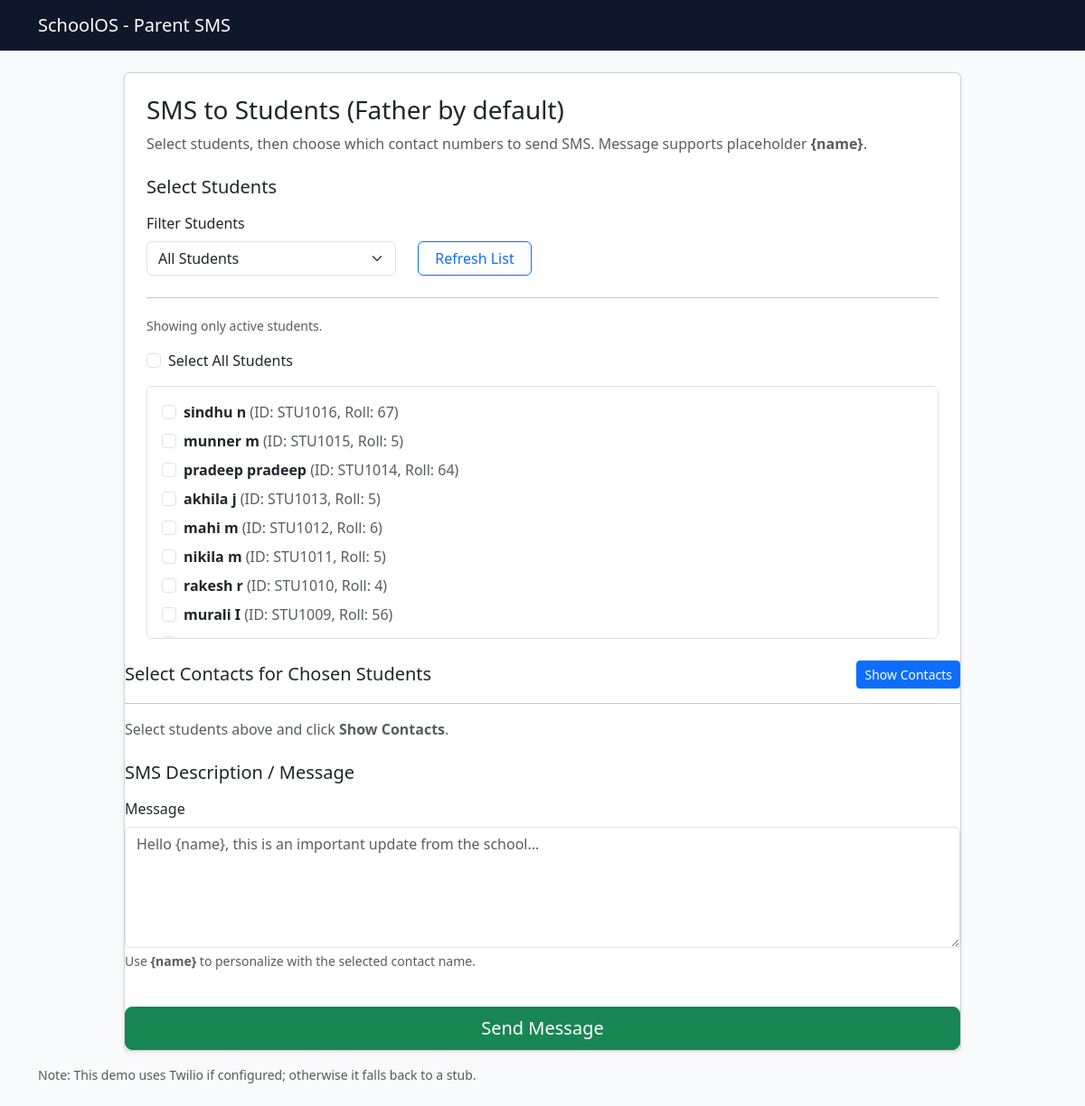
Screenshot of /smsparent/ with the database file from the repository.
### apps/students/models.py (models this page shows, shortened)
class Student(models.Model):
    GENDER_CHOICES = (
        ('M', 'Male'),
        ('F', 'Female'),
        ('O', 'Other'),
    )
    BLOOD_GROUP_CHOICES = (
        ('O+', 'O+'),
        ('O-', 'O-'),
        ('A+', 'A+'),
        ('A-', 'A-'),
        ('B+', 'B+'),
        ('B-', 'B-'),
        ('AB+', 'AB+'),
        ('AB-', 'AB-'),
    )
    user = models.OneToOneField(User, on_delete=models.CASCADE, related_name='student_profile')
    student_id = models.CharField(max_length=20, unique=True)
    admission_number = models.CharField(max_length=30, unique=True)
    roll_number = models.CharField(max_length=10)
    dob = models.DateField()
    gender = models.CharField(max_length=1, choices=GENDER_CHOICES)
    blood_group = models.CharField(max_length=3, choices=BLOOD_GROUP_CHOICES, blank=True)
    address = models.TextField()
    phone = models.CharField(max_length=20)
    email = models.EmailField()
    photo = models.ImageField(
        upload_to='student_photos/',
        validators=[FileExtensionValidator(allowed_extensions=['jpg', 'jpeg', 'png'])]
    )
    aadhar = models.CharField(max_length=12, blank=True)
    section = models.ForeignKey('classes.Section', on_delete=models.CASCADE, related_name='students')
    father_name = models.CharField(max_length=100)
    father_phone = models.CharField(max_length=20)
    mother_name = models.CharField(max_length=100)
    mother_phone = models.CharField(max_length=20)
    guardian_name = models.CharField(max_length=100, blank=True)
    guardian_phone = models.CharField(max_length=20, blank=True)
    is_active = models.BooleanField(default=True)
    admission_date = models.DateField()
    created_at = models.DateTimeField(auto_now_add=True)
    updated_at = models.DateTimeField(auto_now=True)
    class Meta:
        ordering = ['-created_at']

### apps/accounts/views.py (the view, shortened to what this page needs)
# urls.py: path('smsparent/', views.smsparent, name='smsparent'),
def smsparent(request):
    from apps.students.models import Student
    from .forms import BulkSMSForm
    from .services import SmsRecipient, send_parent_bulk_sms
    selected_student_ids = []
    student_filter = request.POST.get('student_filter', 'all')
    if student_filter == 'pending':
        students = Student.objects.filter(
            is_active=True,
            fee_collections__status__in=['pending', 'partial']
        ).select_related('user').distinct()
    else:
        students = Student.objects.filter(
            is_active=True
        ).select_related('user')
    return render(
        request,
        'accounts/smsparent.html',
        {
            'students': students,
            'selected_student_ids': [],
            'selected_students': [],
            'student_filter': student_filter,
            'selected_contact_values': [],
            'form': BulkSMSForm(),
        },
    )

### apps/accounts/forms.py
class BulkSMSForm(forms.Form):
    message = forms.CharField(
        widget=forms.Textarea(
            attrs={
                "class": "form-control",
                "rows": 5
            }
        ),
        help_text="Use {name} placeholder for parent name (optional).",
        label="SMS Message",
    )
    phones_csv = forms.CharField(
        widget=forms.Textarea(
            attrs={
                "class": "form-control",
                "rows": 3,
                "placeholder": "Comma/newline separated numbers"
            }
        ),
        required=False,
        help_text="Paste parent mobile numbers separated by comma or new line.",
        label="Parent mobile numbers (optional)",
    )

### apps/accounts/context_processors.py (called while the page is built)
def user_context(request):
    context = {}
    if request.user.is_authenticated:
        try:
            context['user_profile'] = request.user.profile
            context['user_role'] = request.user.profile.get_role_display()
        except:
            pass
    return context

### templates/accounts/smsparent.html (shortened to what this page needs)
{% load static %}
<!DOCTYPE html>
<html lang="en">
<head>
  <link href="https://cdn.jsdelivr.net/npm/bootstrap@5.3.3/dist/css/bootstrap.min.css" rel="stylesheet">
</head>
<body style="background:#f8fafc;">
<nav class="navbar navbar-dark" style="background:#0f172a;">
  <div class="container">
    <span class="navbar-brand">SchoolOS - Parent SMS</span>
  </div>
</nav>
<div class="container py-4">
  <div class="row justify-content-center">
    <div class="col-lg-10">
      <div class="card shadow-sm">
        <div class="card-body p-4">
          <h3 class="mb-2">SMS to Students (Father by default)</h3>
          <p class="text-muted mb-4">
            Select students, then choose which contact numbers to send SMS. Message supports placeholder <b>{name}</b>.
          </p>
          <form method="POST">
            <div class="mb-4">
                <h5 class="mb-3">Select Students</h5>
<div class="row mb-3">
  <div class="col-md-4">
    <label class="form-label">Filter Students</label>
    <select class="form-select" name="student_filter">
<option value="all"
{% if student_filter == "all" %}
selected
{% endif %}
>
All Students
</option>
</select>
  </div>
  <div class="col-md-2 d-flex align-items-end">
    <button type="submit"
            name="action"
            value="load_students"
            class="btn btn-outline-primary w-100">
      Refresh List
    </button>
  </div>
</div>
              </div>
              <hr />
              <div class="row g-3">
                <div class="col-md-12">
                  <div class="form-text mb-3">Showing only active students.</div>
                  <div class="form-check mb-3">
  <input class="form-check-input" type="checkbox" id="select-all">
  <label class="form-check-label" for="select-all">
    Select All Students
  </label>
</div>
                  <div class="border rounded p-3" style="max-height: 280px; overflow:auto; background:#fff;">
                    {% if students %}
                      {% for s in students %}
                        <div class="form-check mb-2">
                          <input class="form-check-input" type="checkbox" value="{{ s.id }}" name="student_ids" id="stu_{{ s.id }}"
                            {% if s.id in select_students_ids %}checked{% endif %}>
                          <label class="form-check-label" for="stu_{{ s.id }}">
                            <b>{{ s.user.get_full_name|default:s.user.username }}</b>
                            <span class="text-muted">(ID: {{ s.student_id }}, Roll: {{ s.roll_number }})</span>
                          </label>
                        </div>
                      {% endfor %}
                    {% else %}
                      <div class="text-muted">No students found.</div>
                    {% endif %}
                  </div>
                </div>
              </div>
            </div>
            <div class="mb-4">
              <div class="d-flex align-items-center justify-content-between">
                <h5 class="mb-0">Select Contacts for Chosen Students</h5>
                <button type="submit" name="action" value="show_contacts" class="btn btn-primary btn-sm">
                  Show Contacts
                </button>
              </div>
              <hr />
              {% if selected_students %}
                <div class="border rounded p-3" style="background:#fff;">
                  <div class="mb-3 text-muted">
                    Default contact type: <b>Father</b> (approved by you).
                  </div>
                  <div class="row g-3">
                    {% for s in selected_students %}
                      <div class="col-md-6">
                        <div class="border rounded p-3 h-100">
                          <div class="d-flex justify-content-between align-items-start mb-2">
                            <div>
                              <div><b>{{ s.user.get_full_name|default:s.user.username }}</b></div>
                              <div class="text-muted small">{{ s.student_id }} • {{ s.roll_number }}</div>
                            </div>
                          </div>
                          {% comment %}
                            Father by default
                          {% endcomment %}
                          <div class="form-check mb-2">
                            <input class="form-check-input" type="checkbox" name="contact_phone" value="father:{{ s.id }}" id="f_{{ s.id }}" {% if "father:"|add:s.id|stringformat:"s" in selected_contacts %}checked{% endif %}>
                            <label class="form-check-label" for="f_{{ s.id }}">
                              <b>{{ s.father_name }}</b>
                              <span class="text-muted">({{ s.father_phone }})</span>
                            </label>
                          </div>
                          <div class="form-check mb-2">
                            <input class="form-check-input" type="checkbox" name="contact_phone" value="mother:{{ s.id }}" id="m_{{ s.id }}"{% if "mother:"|add:s.id|stringformat:"s" in selected_contacts %}checked{% endif %} >
                            <label class="form-check-label" for="m_{{ s.id }}">
                              Mother: <b>{{ s.mother_name }}</b>
                              <span class="text-muted">({{ s.mother_phone }})</span>
                            </label>
                          </div>
                          <div class="form-check">
                            <input class="form-check-input" type="checkbox" name="contact_phone" value="guardian:{{ s.id }}" id="g_{{ s.id }}" {% if "guardian:"|add:s.id|stringformat:"s" in selected_contacts %}checked{% endif %} >
                            <label class="form-check-label" for="g_{{ s.id }}">
                              Guardian: <b>{{ s.guardian_name|default:'—' }}</b>
                              <span class="text-muted">({{ s.guardian_phone|default:'—' }})</span>
                            </label>
                          </div>
                        </div>
                      </div>
                    {% endfor %}
                  </div>
                </div>
              {% else %}
                <div class="text-muted">
                  Select students above and click <b>Show Contacts</b>.
                </div>
              {% endif %}
            </div>
            <div class="mb-4">
              <h5 class="mb-3">SMS Description / Message</h5>
              <div class="mb-3">
                <label class="form-label">Message</label>
                <textarea class="form-control" rows="5" name="message" placeholder="Hello {name}, this is an important update from the school...">{{ form.message.value|default:'' }}</textarea>
                <div class="form-text">
                  Use <b>{name}</b> to personalize with the selected contact name.
                </div>
              </div>
            </div>
            <div class="d-grid">
              <button type="submit" name="action" value="send_sms" class="btn btn-success btn-lg">
                Send Message
              </button>
            </div>
        </div>
      </div>
      <div class="mt-3 text-muted small">
        Note: This demo uses Twilio if configured; otherwise it falls back to a stub.
      </div>
    </div>
  </div>
</body>
</html>

### rows the page displays
Student: user.get_full_name "sindhu n", student_id "STU1016", roll_number "67"
Student: user.get_full_name "munner m", student_id "STU1015", roll_number "5"
Student: user.get_full_name "pradeep pradeep", student_id "STU1014", roll_number "64"
Student: user.get_full_name "akhila j", student_id "STU1013", roll_number "5"
Student: user.get_full_name "mahi m", student_id "STU1012", roll_number "6"
Student: user.get_full_name "nikila m", student_id "STU1011", roll_number "5"
Student: user.get_full_name "rakesh r", student_id "STU1010", roll_number "4"
Student: user.get_full_name "murali I", student_id "STU1009", roll_number "56"
